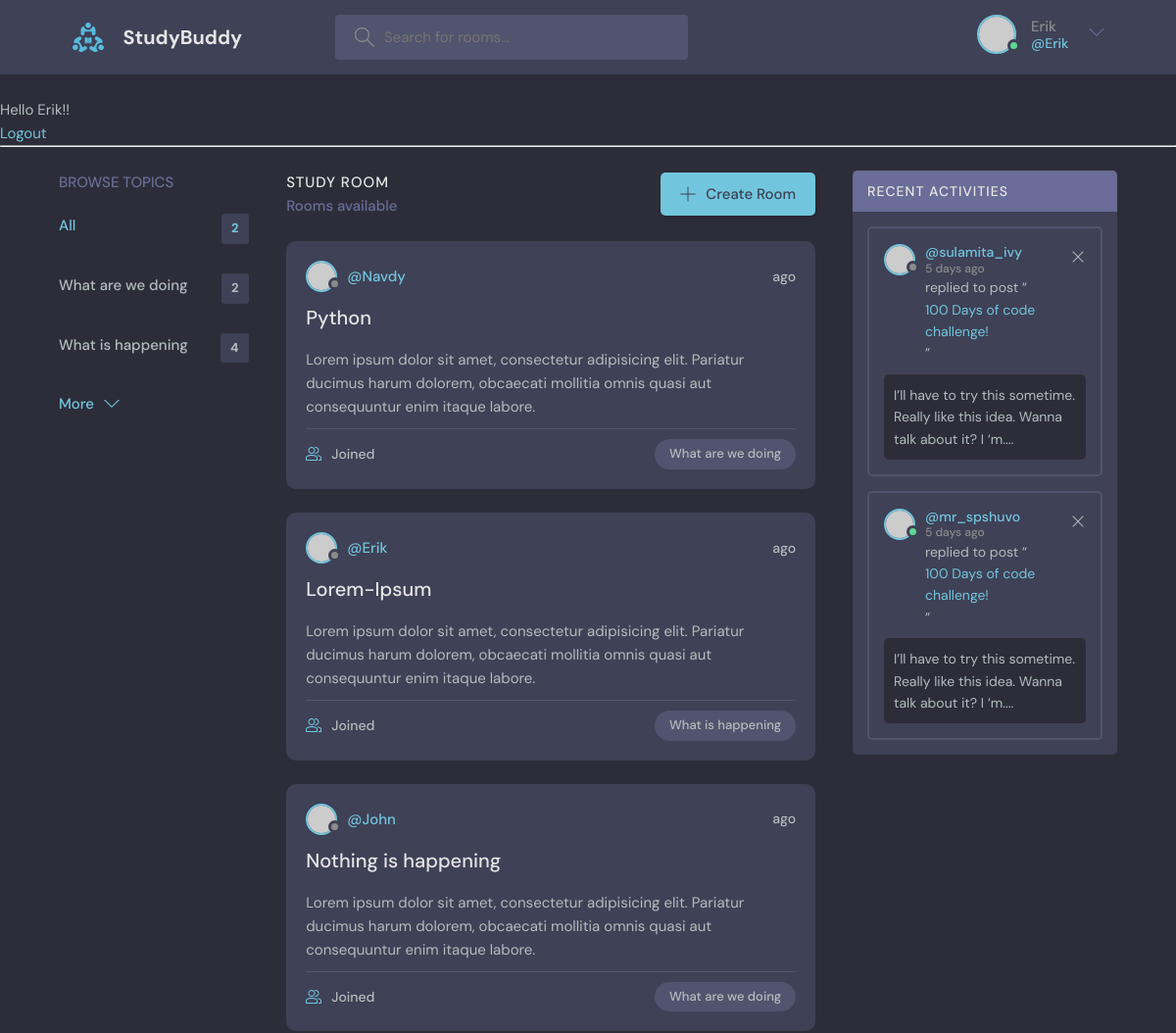
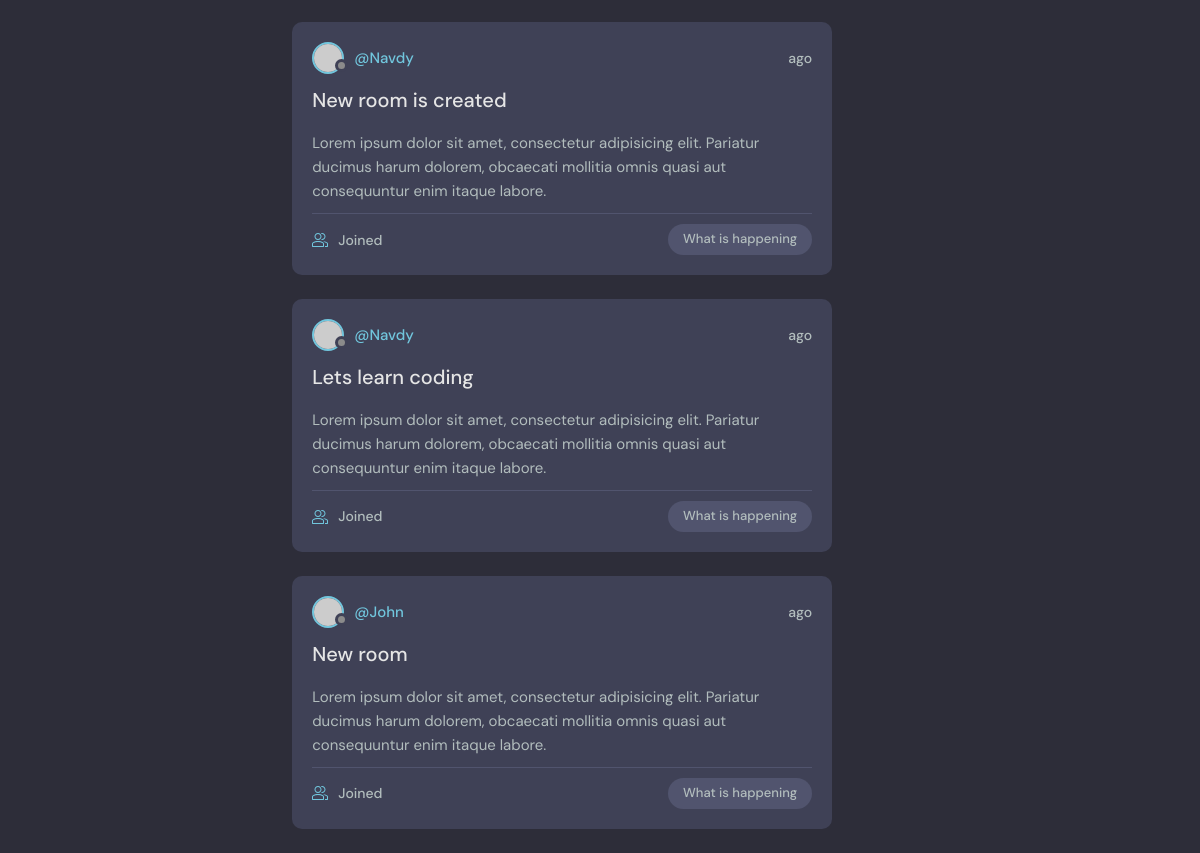
The page / (signed in) on the database its author committed (2 pictures, top to bottom).
### base/models.py (models this page shows, shortened)
class Topic(models.Model):
    name = models.CharField(max_length=200)

class Rooms(models.Model):
    host = models.ForeignKey(User,on_delete=models.SET_NULL,null=True)
    topic = models.ForeignKey(Topic,on_delete=models.SET_NULL,null=True)
    name = models.CharField(max_length=200)
    participants = models.ManyToManyField(User,related_name='participants')
    description = models.TextField(null=True,blank=True)
    updated = models.DateTimeField(auto_now=True)
    added = models.DateTimeField(auto_now_add=True)
    class Meta:
        ordering = ['-updated','-added']

### base/views.py (the view)
# urls.py: path('',views.home,name='home'),
def home(request):
    q=request.GET.get('q','')
    rooms=Rooms.objects.filter(Q(topic__name__icontains=q)|
                               Q(name__icontains=q)|
                               Q(description__icontains=q) |
                               Q(host__username__icontains=q))
    topic = Topic.objects.all()
    room_count = rooms.count()
    room_messages = Message.objects.filter(Q(room__topic__name__icontains=q))
    context={'rooms':rooms,'topic':topic,'room_count':room_count,'room_messages':room_messages}
    return render(request,'base/home.html',context)

### base/templates/base/home.html (shortened to what this page needs)
{% extends 'main.html' %}
{% block content %}
    <main class="layout layout--3">
      <div class="container">
         {% include 'base/topics_component.html' %}
        <div class="roomList">
          <div class="roomList__header">
            <div>
              <h2>Study Room</h2>
              <p>{{count}} Rooms available</p>
            </div>
            <a class="btn btn--main" href="create-room.html">
              <svg version="1.1" xmlns="http://www.w3.org/2000/svg" width="32" height="32" viewBox="0 0 32 32">
                <title>add</title>
                <path
                  d="M16.943 0.943h-1.885v14.115h-14.115v1.885h14.115v14.115h1.885v-14.115h14.115v-1.885h-14.115v-14.115z"
                ></path>
              </svg>
              Create Room
            </a>
          </div>
          {% include 'base/feed_component.html' %}
        </div>
        <div class="activities">
          <div class="activities__header">
            <h2>Recent Activities</h2>
          </div>
          <div class="activities__box">
            <div class="activities__boxHeader roomListRoom__header">
              <a href="profile.html" class="roomListRoom__author">
                <div class="avatar avatar--small">
                  <img src="https://randomuser.me/api/portraits/women/11.jpg" />
                </div>
                <p>
                  @sulamita_ivy
                  <span>5 days ago</span>
                </p>
              </a>
              <div class="roomListRoom__actions">
                <a href="#">
                  <svg version="1.1" xmlns="http://www.w3.org/2000/svg" width="32" height="32" viewBox="0 0 32 32">
                    <title>remove</title>
                    <path
                      d="M27.314 6.019l-1.333-1.333-9.98 9.981-9.981-9.981-1.333 1.333 9.981 9.981-9.981 9.98 1.333 1.333 9.981-9.98 9.98 9.98 1.333-1.333-9.98-9.98 9.98-9.981z"
                    ></path>
                  </svg>
                </a>
              </div>
            </div>
            <div class="activities__boxContent">
              <p>replied to post “<a href="room.html">100 Days of code challenge!</a>”</p>
              <div class="activities__boxRoomContent">
                I’ll have to try this sometime. Really like this idea. Wanna talk about it? I ‘m....
              </div>
            </div>
          </div>
          <div class="activities__box">
            <div class="activities__boxHeader roomListRoom__header">
              <a href="profile.html" class="roomListRoom__author">
                <div class="avatar avatar--small active">
                  <img src="https://randomuser.me/api/portraits/men/13.jpg" />
                </div>
                <p>
                  @mr_spshuvo
                  <span>5 days ago</span>
                </p>
              </a>
              <div class="roomListRoom__actions">
                <a href="#">
                  <svg version="1.1" xmlns="http://www.w3.org/2000/svg" width="32" height="32" viewBox="0 0 32 32">
                    <title>remove</title>
                    <path
                      d="M27.314 6.019l-1.333-1.333-9.98 9.981-9.981-9.981-1.333 1.333 9.981 9.981-9.981 9.98 1.333 1.333 9.981-9.98 9.98 9.98 1.333-1.333-9.98-9.98 9.98-9.981z"
                    ></path>
                  </svg>
                </a>
              </div>
            </div>
            <div class="activities__boxContent">
              <p>replied to post “<a href="room.html">100 Days of code challenge!</a>”</p>
              <div class="activities__boxRoomContent">
                I’ll have to try this sometime. Really like this idea. Wanna talk about it? I ‘m....
              </div>
            </div>
          </div>
        </div>
      </div>
    </main>
    {% endblock %}

### templates/navbar.html (shortened to what this page needs)
{% load static %}
<header class="header header--loggedIn">
      <div class="container">
        <a href="{% url 'home' %}" class="header__logo">
          <img src="{% static 'images/logo.svg' %}" />
          <h1>StudyBuddy</h1>
        </a>
        <form class="header__search" method="GET" action="{% url 'home' %}">
          <label>
            <input name="q" placeholder="Search for rooms..." />
          </label>
        </form>
        <nav class="header__menu">
            {% if request.user.is_authenticated %}
          <div class="header__user">
            <a href="profile.html">
              <div class="avatar avatar--medium active">
                <img src="https://randomuser.me/api/portraits/men/37.jpg" />
              </div>
              <p>{{ request.user.username }}<span>@{{ request.user.username }}</span></p>
            </a>
            <button class="dropdown-button">
              <svg version="1.1" xmlns="http://www.w3.org/2000/svg" width="32" height="32" viewBox="0 0 32 32">
                <title>chevron-down</title>
                <path d="M16 21l-13-13h-3l16 16 16-16h-3l-13 13z"></path>
              </svg>
            </button>
          </div>
          {% else %}
          <a href="{% url 'login' %}">
            <img src="{% static 'images/avatar.svg' %}" />
            <p>Login</p>
          </a>
{% endif %}
        </nav>
      </div>
    </header>
<br>
{% if request.user.is_authenticated %}
<p>Hello {{request.user}}!!</p>
    <a href="{% url 'logout' %}" font-size="50px">Logout</a>
{% else%}
<a href="{% url 'login' %}" font-size="50px">Login</a>
{% endif %}
<hr>

### base/templates/base/topics_component.html
<div class="topics">
          <div class="topics__header">
            <h2>Browse Topics</h2>
          </div>
          <ul class="topics__list">
            <li>
              <a href="{% url 'home' %}" class="active">All <span>{{topic.count}}</span></a>
            </li>
            {% for t in topic %}
            <li>
              <a href="{% url 'home' %}?q={{t.name}}">{{t.name}}<span>{{ t.rooms_set.all.count }}</span></a>
            </li>
            {% endfor %}
          </ul>
          <a class="btn btn--link" href="topics.html">
            More
            <svg version="1.1" xmlns="http://www.w3.org/2000/svg" width="32" height="32" viewBox="0 0 32 32">
              <title>chevron-down</title>
              <path d="M16 21l-13-13h-3l16 16 16-16h-3l-13 13z"></path>
            </svg>
          </a>
        </div>

### base/templates/base/feed_component.html (shortened to what this page needs)
{% for room in rooms%}
<div class="roomListRoom">
            <div class="roomListRoom__header">
              <a href="{% url 'profile-user' room.host.id %}" class="roomListRoom__author">
                <div class="avatar avatar--small">
                  <img src="https://randomuser.me/api/portraits/women/11.jpg" />
                </div>
                <span>@{{room.host.username}}</span>
              </a>
              <div class="roomListRoom__actions">
                <span>{{ rooms.added|timesince }}ago</span>
              </div>
            </div>
            <div class="roomListRoom__content">
              <a href="{% url 'room' room.id %}">{{room.name}}</a>
              <p>
                Lorem ipsum dolor sit amet, consectetur adipisicing elit. Pariatur ducimus harum dolorem, obcaecati
                mollitia omnis quasi aut consequuntur enim itaque labore.
              </p>
            </div>
            <div class="roomListRoom__meta">
              <a href="{% url 'room' room.id %}" class="roomListRoom__joined">
                {{rooms.participants.all.count}} Joined
              </a>
              <p class="roomListRoom__topic">{{room.topic.name}}</p>
            </div>
          </div>
          {% endfor %}

### rows shown on the page
Topic: name "What are we doing", rooms_set.all.count "2"
Topic: name "What is happening", rooms_set.all.count "4"
Rooms: host.username "Navdy", name "Python", topic.name "What are we doing"
Rooms: host.username "Erik", name "Lorem-Ipsum", topic.name "What is happening"
Rooms: host.username "John", name "Nothing is happening", topic.name "What are we doing"
Rooms: host.username "Navdy", name "New room is created", topic.name "What is happening"
Rooms: host.username "Navdy", name "Lets learn coding", topic.name "What is happening"
Rooms: host.username "John", name "New room", topic.name "What is happening"

### other values the page prints
{{ request.user.username }} "Erik"
{{ request.user }} "Erik"
{{ topic.count }} "2"
